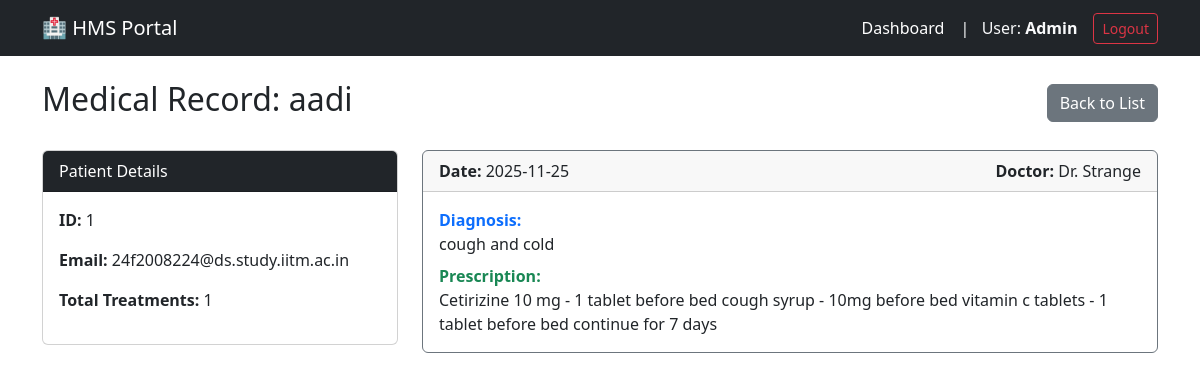
The app's page /admin/patient_history/1 (signed in) with its own data.
### hms_app/models.py (models this page shows, shortened)
class Patient(UserMixin, db.Model):
    id = db.Column(db.Integer, primary_key=True)
    name = db.Column(db.String(100), nullable=False)
    email = db.Column(db.String(120), unique=True, nullable=False)
    password_hash = db.Column(db.String(128))
    appointments = db.relationship('Appointment', backref='patient', lazy=True)

class Appointment(db.Model):
    id = db.Column(db.Integer, primary_key=True)
    patient_id = db.Column(db.Integer, db.ForeignKey('patient.id'), nullable=False)
    doctor_id = db.Column(db.Integer, db.ForeignKey('doctor.id'), nullable=False)
    appointment_time = db.Column(db.DateTime, nullable=False, default=datetime.utcnow)
    status = db.Column(db.String(20), default='Booked')
    treatment = db.relationship('Treatment', backref='appointment', uselist=False, lazy=True)

class Doctor(UserMixin, db.Model):
    id = db.Column(db.Integer, primary_key=True)
    name = db.Column(db.String(100), nullable=False)
    email = db.Column(db.String(120), unique=True, nullable=False)
    password_hash = db.Column(db.String(128))
    department_id = db.Column(db.Integer, db.ForeignKey('department.id'), nullable=False)
    appointments = db.relationship('Appointment', backref='doctor', lazy=True)

class Treatment(db.Model):
    id = db.Column(db.Integer, primary_key=True)
    appointment_id = db.Column(db.Integer, db.ForeignKey('appointment.id'), unique=True, nullable=False)
    diagnosis = db.Column(db.Text, nullable=False)
    prescription = db.Column(db.Text, nullable=False)

### hms_app/admin/routes.py (the view)
@admin.route('/patient_history/<int:patient_id>')
@login_required
@admin_required
def patient_history(patient_id):
    patient = Patient.query.get_or_404(patient_id)
    history = Appointment.query.filter_by(patient_id=patient_id, status='Completed')\
        .order_by(Appointment.appointment_time.desc()).all()
    return render_template('admin/patient_history.html', patient=patient, history=history)

### hms_app/models.py (called while the page is built)
@login_manager.user_loader
def load_user(user_id):
    role = session.get('role')
    if role == 'admin': return Admin.query.get(int(user_id))
    elif role == 'doctor': return Doctor.query.get(int(user_id))
    elif role == 'patient': return Patient.query.get(int(user_id))
    admin = Admin.query.get(int(user_id))
    if admin: return admin
    doctor = Doctor.query.get(int(user_id))
    if doctor: return doctor
    return Patient.query.get(int(user_id))

    @property
    def role(self): return "admin"

### hms_app/templates/admin/patient_history.html
{% extends "base.html" %}
{% block content %}
<div class="d-flex justify-content-between align-items-center mb-4">
    <h2>Medical Record: {{ patient.name }}</h2>
    <a href="{{ url_for('admin.manage_patients') }}" class="btn btn-secondary">Back to List</a>
</div>
<div class="row">
    <div class="col-md-4">
        <div class="card mb-3">
            <div class="card-header bg-dark text-white">Patient Details</div>
            <div class="card-body">
                <p><strong>ID:</strong> {{ patient.id }}</p>
                <p><strong>Email:</strong> {{ patient.email }}</p>
                <p><strong>Total Treatments:</strong> {{ history|length }}</p>
            </div>
        </div>
    </div>
    <div class="col-md-8">
        {% for record in history %}
        <div class="card mb-3 border-secondary">
            <div class="card-header d-flex justify-content-between">
                <span><strong>Date:</strong> {{ record.appointment_time.strftime('%Y-%m-%d') }}</span>
                <span><strong>Doctor:</strong> {{ record.doctor.name }}</span>
            </div>
            <div class="card-body">
                <div class="mb-2">
                    <strong class="text-primary">Diagnosis:</strong>
                    <div>{{ record.treatment.diagnosis }}</div>
                </div>
                <div>
                    <strong class="text-success">Prescription:</strong>
                    <div>{{ record.treatment.prescription }}</div>
                </div>
            </div>
        </div>
        {% else %}
        <div class="alert alert-warning">No treatment records found for this patient.</div>
        {% endfor %}
    </div>
</div>
{% endblock %}

### records on screen
Patient: name "aadi", id "1", email "24f2008224@ds.study.iitm.ac.in"
Appointment: appointment_time "2025-11-25", doctor.name "Dr. Strange", treatment.diagnosis "cough and cold", treatment.prescription "Cetirizine 10 mg - 1 tablet before bed cough syrup - 10mg before bed vitamin c tablets - 1 tablet before bed continue for 7 days"

### other values on screen
{{ current_user.role|capitalize }} "Admin"
{{ history|length }} "1"
